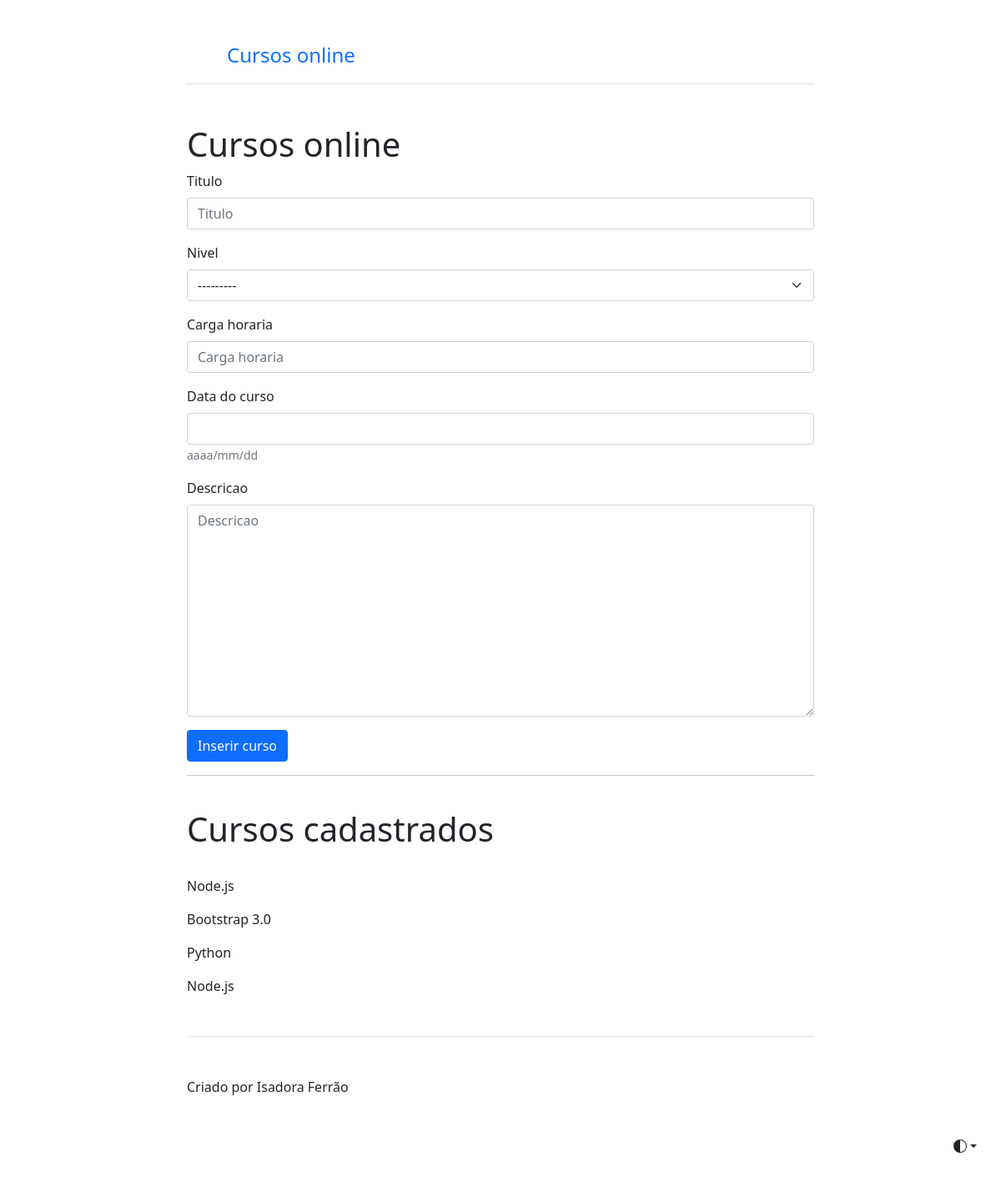
The app's page /curso/criar_curso/, older data.
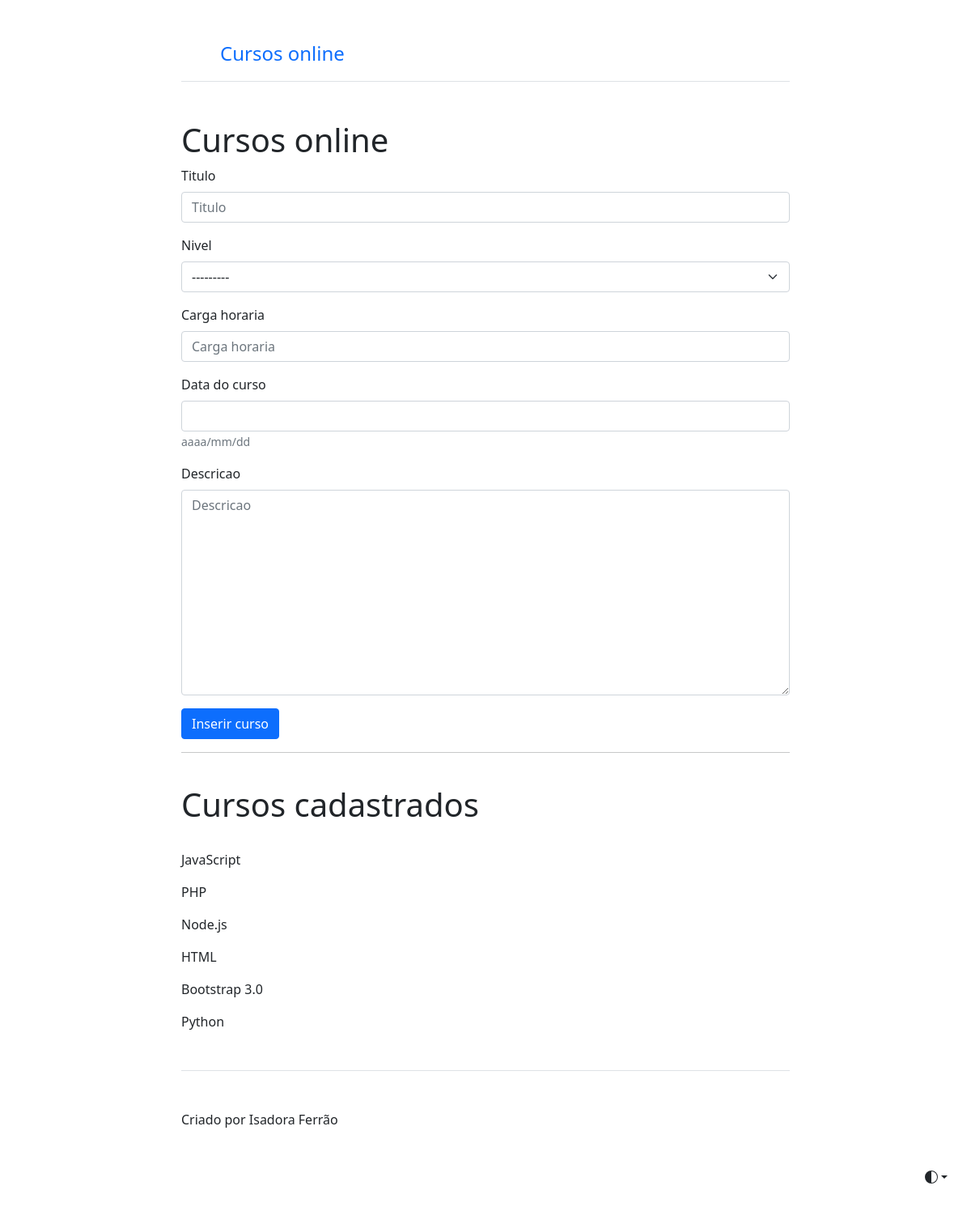
The same page, newer data.
### cursos/models.py (models this page shows, shortened)
class Curso(models.Model):
  niveis_de_curso = (
    ('Iniciante', 'Iniciante'),
    ('Intermediário', 'Intermediário'),
    ('Avançado', 'Avançado')
  )
  titulo = models.CharField(max_length=50)
  nivel = models.CharField(max_length=50, choices=niveis_de_curso)
  carga_horaria = models.IntegerField()
  data_do_curso = models.DateField(help_text='aaaa/mm/dd')
  descricao = models.TextField()
  class Meta:
    verbose_name = 'Cadastro de curso'
    verbose_name_plural = 'Cadastros de cursos'
    ordering = ['-data_do_curso']

### cursos/views.py (the view)
# urls.py: path('criar_curso/', criar_curso, name='criar_curso')
@cache_page(30)
def criar_curso(request):
  cursos = Curso.objects.all()
  form = CursoForm(request.POST or None)
  sucesso = False
  if form.is_valid():
    form.save()
    sucesso = True
  contexto = {
    'form': form,
    'sucesso': sucesso,
    'cursos': cursos,
  }
  return render(request, 'criar_curso.html', contexto)

### cursos/forms.py (shortened to what this page needs)
class CursoForm(forms.ModelForm):
  class Meta:
    model = Curso
    fields = ['titulo','nivel','carga_horaria','data_do_curso','descricao']

### cursos/templates/criar_curso.html (shortened to what this page needs)
{% extends "inicio.html" %}
{% load bootstrap5 %}
{% block principal %}
  <h1 class="text-body-emphasis">Cursos online</h1>
  {% if sucesso %}
    <p class="alert alert-success">Curso cadastrado com sucesso!</p>
  {% else %}
  <form action="" method="POST" id="form">
    {% bootstrap_form form %}
    <button type="submit" class="btn btn-primary btn-block">Inserir curso</button>
  </form>
  <hr>
  <br>
  <h1> Cursos cadastrados </h1> <br>
  {% for curso in cursos %}
    <p> {{curso.titulo}}
  {% endfor %}
  {% endif %}
{% endblock %}

### base/templates/inicio.html (shortened to what this page needs)
<!doctype html>
<html lang="en" data-bs-theme="auto">
  <head><script src="../assets/js/color-modes.js"></script>
    <link href="/static/starter-template.css" rel="stylesheet">
    <link href="/static/bootstrap.min.css" rel="stylesheet">
  </head>
  <body>
    <div class="dropdown position-fixed bottom-0 end-0 mb-3 me-3 bd-mode-toggle">
      <button class="btn btn-bd-primary py-2 dropdown-toggle d-flex align-items-center"
              id="bd-theme"
              type="button"
              aria-expanded="false"
              data-bs-toggle="dropdown"
              aria-label="Toggle theme (auto)">
        <svg class="bi my-1 theme-icon-active" width="1em" height="1em"><use href="#circle-half"></use></svg>
      </button>
    </div>
<div class="col-lg-8 mx-auto p-4 py-md-5">
  <header class="d-flex align-items-center pb-3 mb-5 border-bottom">
    <a href="/" class="d-flex align-items-center text-body-emphasis text-decoration-none">
      <svg class="bi me-2" width="40" height="32"><use xlink:href="#bootstrap"/></svg>
      <span class="fs-4">Cursos online</span>
    </a>
  </header>
  <main>
    {% block principal %}{% endblock %}
  </main>
  <footer class="pt-5 my-5 text-body-secondary border-top">
    Criado por Isadora Ferrão
  </footer>
</div>
  </body>
</html>

### base/templates/inicio.html (style rules this page uses)
.bi { vertical-align: -.125em; fill: currentColor; }
.btn-bd-primary { --bd-violet-bg: #712cf9; --bd-violet-rgb: 112.520718, 44.062154, 249.437846; --bs-btn-font-weight: 600; --bs-btn-color: var(--bs-white); --bs-btn-bg: var(--bd-violet-bg); --bs-btn-border-color: var(--bd-violet-bg); --bs-btn-hover-color: var(--bs-white); --bs-btn-hover-bg: #6528e0; --bs-btn-hover-border-color: #6528e0; --bs-btn-focus-shadow-rgb: var(--bd-violet-rgb); --bs-btn-active-color: var(--bs-btn-hover-color); --bs-btn-active-bg: #5a23c8; --bs-btn-active-border-color: #5a23c8; }
.bd-mode-toggle { z-index: 1500; }

Row changes from the older to the newer data that the page shows:
added Curso: titulo "JavaScript"
added Curso: titulo "PHP"
changed Curso: titulo "Node.js" → "HTML"; moves up the list
